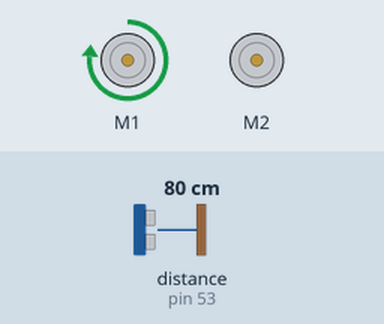
This sketch was run on a simulated Arduino Mega 2560, built with avr-gcc and run on an emulated ATmega2560. On the bench: 2 × DC motor (green arrow = forward, orange = backward, longer = faster). The test bench sets the inputs (shaded band); at power-on: distance to the obstacle (sensor on pin 53) 80 cm. The echo pulse lasts 58.3 µs per cm; what the sketch prints to the serial monitor is not drawn.

Above: at 0.5 s.
At 1.5 s:
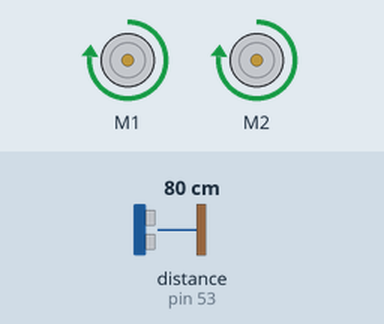
At 2.5 s:
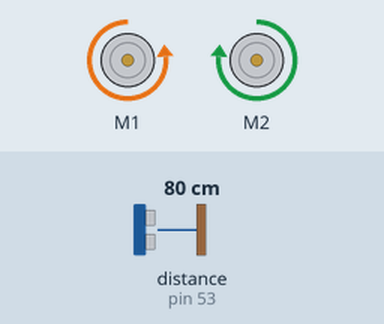
At 5.5 s:
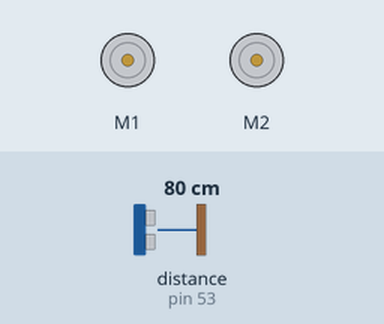
Timing chart, 0 to 7.9 s (numbered marks = the images above):
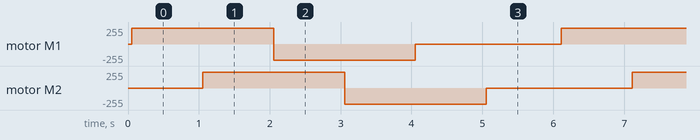

The sketch:

Draft.ino
```cpp
#include <NewPing.h>
#include <AFMotor.h>

#define TRIGGER_PIN  51
#define ECHO_PIN     53
#define MAX_DISTANCE 200

NewPing sonar(TRIGGER_PIN, ECHO_PIN, MAX_DISTANCE);

AF_DCMotor motorleft(1);
AF_DCMotor motorright(2);

void setup() {
  Serial.begin(115200);
  Serial.println("Aviato Rover Technology!");

  motorleft.setSpeed(240);
  motorright.setSpeed(240);
}

void loop() {
  delay(50);
  Serial.print("Ping: ");
  Serial.print(sonar.ping_cm());
  Serial.println("cm");

  motorleft.run(FORWARD);
  delay (1000);
  motorright.run(FORWARD);
  delay (1000);

  motorleft.run(BACKWARD);
  delay(1000);
  motorright.run(BACKWARD);
  delay(1000);

  motorleft.run(RELEASE);
  delay(1000);
  motorright.run(RELEASE);
  delay(1000);
}
```

Measured:
- by itself, motor M1, motor M2: repeats every 6.1 s: backward 240/255 2.0 s, stopped 2.1 s, forward 240/255 2.0 s
